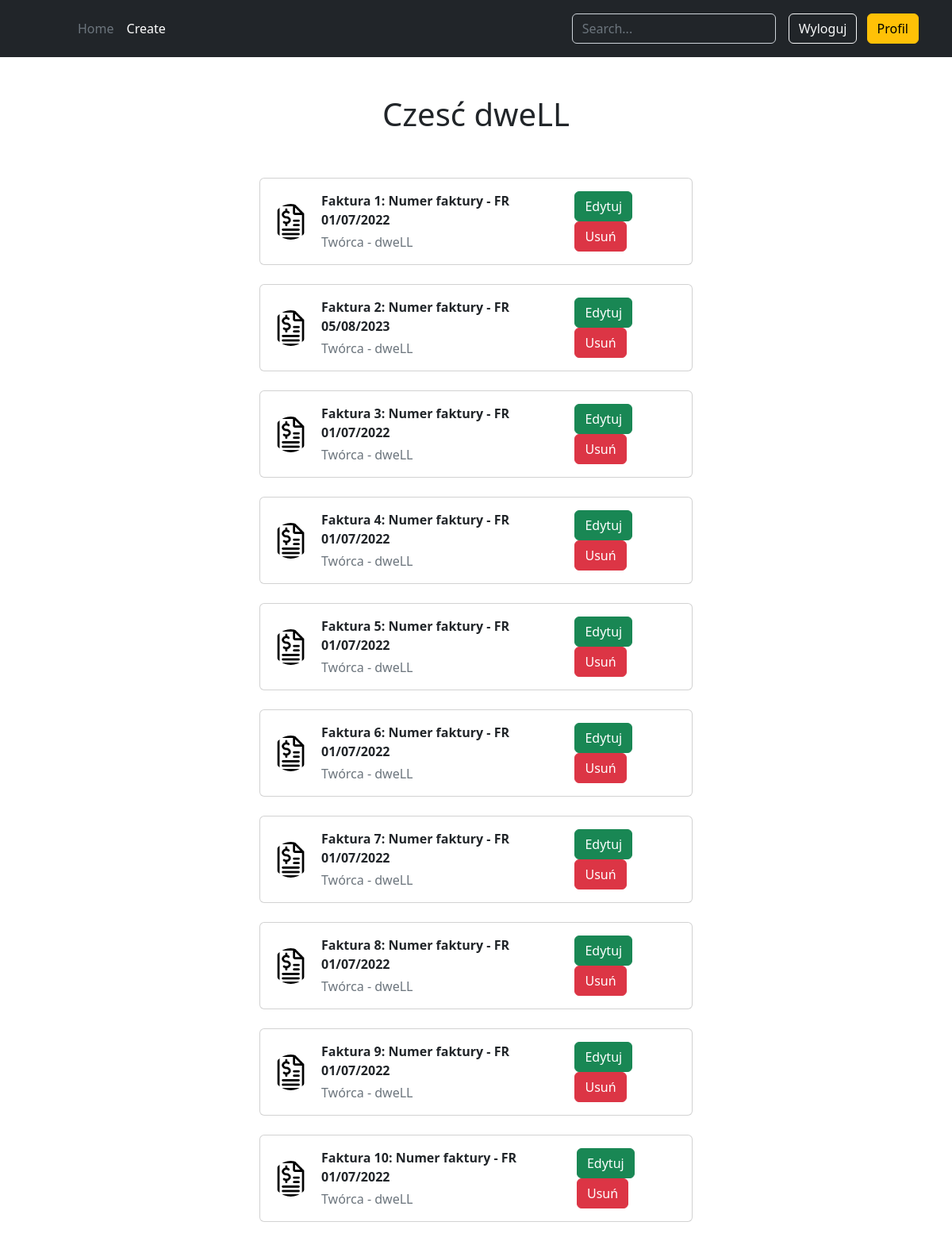
The app's page /user/dweLL (signed in) with its own data.
### website/models.py (models this page shows, shortened)
class User(UserMixin, db.Model):
    id = db.Column(db.Integer, primary_key=True)
    username = db.Column(db.String(64), index=True, unique=True)
    email = db.Column(db.String(120), index=True, unique=True)
    password_hash = db.Column(db.String(128))
    invoices = db.relationship('Invoice', backref='creator', lazy='dynamic')

class Invoice(db.Model):
    id = db.Column(db.Integer, primary_key=True)
    numer_faktury = db.Column(db.String)
    sprzedawca = db.Column(db.String(120), index=True)
    nip_sprzedawcy = db.Column(db.Integer)
    nabywca = db.Column(db.String(120), index=True)
    nip_nabywcy = db.Column(db.Integer)
    user_id = db.Column(db.Integer, db.ForeignKey('user.id'))

### website/views.py (the view)
@views.route('/user/<username>')
@login_required
def user(username):
    user = User.query.filter_by(username=username).first_or_404()
    invoices = Invoice.query.filter_by(user_id = current_user.id)
    return render_template('user.html', user=user, invoices=invoices)

### website/__init__.py (called while the page is built)
def create_app():
    app = Flask(__name__)
    app.config['SECRET_KEY'] = 'dfsdfsdfdsf'
    app.config['SQLALCHEMY_DATABASE_URI'] = f'sqlite:///{DB_NAME}'
    app.config['SQLALCHEMY_TRACK_MODIFICATIONS'] = False
    app.config['UPLOAD_FOLDER'] = UPLOAD_FOLDER
    db.init_app(app)
    migrate = Migrate(app, db)
    login = LoginManager(app)
    login.login_view = 'login'
    from .models import User
    @login.user_loader
    def load_user(id):
        return User.query.get(int(id))
    from .views import views
    from .auth import auth
    from . import models
    app.register_blueprint(views, url_prefix='/')
    app.register_blueprint(auth, url_prefix='/')
    return app

### website/templates/user.html (shortened to what this page needs)
{% extends "base.html" %}
{% block content %}
<div class="text-center pt-5">
    {%if user == current_user%}
        <h1> Czesć {{user.username}}</h1><br><br>
    {% else %}
        <h1> Profil użytkownika {{user.username}}</h1><br><br>
    {% endif%}
</div>
<div class="container">
    {%if user == current_user%}
        {% for invoice in invoices %}
            {% include '_invoice.html' %}
        {% endfor %}
    {% endif %}
</div>
{% endblock %}

### website/templates/_invoice.html
<div class="row justify-content-center">
  <div class="col-xl-6 col-lg-6 mb-4">
    <div class="card">
      <div class="card-body">
        <div class="d-flex align-items-center">
          <img
            src="../static/invoiceimg.png"
            alt=""
            style="width: 45px; height: 45px"
            class="rounded-circle"
          />
          <div class="ms-3">
            <p class="fw-bold mb-1">Faktura {{loop.index}}: Numer faktury - {{invoice.numer_faktury}}</p>
            <p class="text-muted mb-0">Twórca - {{invoice.creator.username}}</p>
          </div>
          <div class="ms-3">
              <button type="button" id="edit_{{invoice.id}}" class="btn btn-success">Edytuj</button>
              <button type="button" id="delete_{{invoice.id}}" class="btn btn-danger">Usuń</button>
          </div>
        </div>
      </div>
    </div>
  </div>
</div>

### records on screen
User: username "dweLL"
Invoice: numer_faktury "FR 01/07/2022", creator.username "dweLL"
Invoice: numer_faktury "FR 05/08/2023", creator.username "dweLL"
Invoice: numer_faktury "FR 01/07/2022", creator.username "dweLL"
Invoice: numer_faktury "FR 01/07/2022", creator.username "dweLL"
Invoice: numer_faktury "FR 01/07/2022", creator.username "dweLL"
Invoice: numer_faktury "FR 01/07/2022", creator.username "dweLL"
Invoice: numer_faktury "FR 01/07/2022", creator.username "dweLL"
Invoice: numer_faktury "FR 01/07/2022", creator.username "dweLL"
Invoice: numer_faktury "FR 01/07/2022", creator.username "dweLL"
Invoice: numer_faktury "FR 01/07/2022", creator.username "dweLL"
